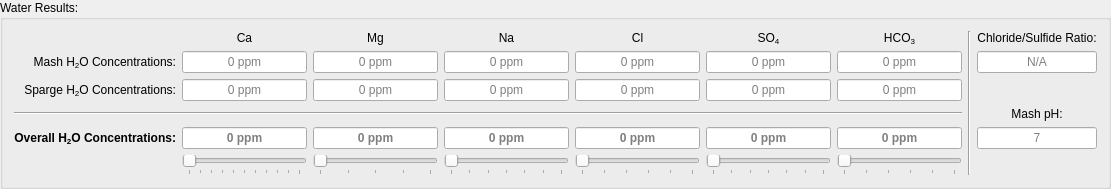
    <widget class="QGroupBox" name="group_results">
     <property name="title">
      <string>Water Results:</string>
     </property>
     <layout class="QGridLayout" name="gridLayout_2">
      <item row="2" column="0">
       <widget class="QLabel" name="lbl_spargeResults">
        <property name="toolTip">
         <string>The words 'Sparge' and 'Kettle' are used somewhat interchangeably.  Sparge/Kettle salts should normally be added to the Kettle rather than to the sparge/mashout water.  The separate Sparge Water acidification calculation assumes these salts are added to the kettle (and so do not affect the sparge water acidification calculation).</string>
        </property>
        <property name="text">
         <string>&lt;html&gt;&lt;head/&gt;&lt;body&gt;&lt;p&gt;Sparge H&lt;span style=&quot; vertical-align:sub;&quot;&gt;2&lt;/span&gt;O Concentrations:&lt;/p&gt;&lt;/body&gt;&lt;/html&gt;</string>
        </property>
        <property name="alignment">
         <set>Qt::AlignRight|Qt::AlignTrailing|Qt::AlignVCenter</set>
        </property>
       </widget>
      </item>
      <item row="0" column="8">
       <widget class="QLabel" name="lbl_chlorideSulfideRatio">
        <property name="text">
         <string>Chloride/Sulfide Ratio:</string>
        </property>
        <property name="alignment">
         <set>Qt::AlignCenter</set>
        </property>
       </widget>
      </item>
      <item row="4" column="2">
       <widget class="QLineEdit" name="magnesium">
        <property name="font">
         <font>
          <weight>75</weight>
          <bold>true</bold>
         </font>
        </property>
        <property name="toolTip">
         <string>Beer wort naturally contains more Magnesium than the yeast need. </string>
        </property>
        <property name="alignment">
         <set>Qt::AlignCenter</set>
        </property>
        <property name="readOnly">
         <bool>true</bool>
        </property>
        <property name="placeholderText">
         <string>0 ppm</string>
        </property>
       </widget>
      </item>
      <item row="4" column="0">
       <widget class="QLabel" name="lbl_overallResults">
        <property name="font">
         <font>
          <weight>75</weight>
          <bold>true</bold>
         </font>
        </property>
        <property name="text">
         <string>&lt;html&gt;&lt;head/&gt;&lt;body&gt;&lt;p&gt;Overall H&lt;span style=&quot; vertical-align:sub;&quot;&gt;2&lt;/span&gt;O Concentrations:&lt;/p&gt;&lt;/body&gt;&lt;/html&gt;</string>
        </property>
        <property name="alignment">
         <set>Qt::AlignRight|Qt::AlignTrailing|Qt::AlignVCenter</set>
        </property>
       </widget>
      </item>
      <item row="0" column="1">
       <widget class="QLabel" name="lbl_ca">
        <property name="toolTip">
         <string>In general, at least 50 ppm of Calcium in the fermenter is recommended for yeast flocculation.</string>
        </property>
        <property name="text">
         <string>Ca</string>
        </property>
        <property name="alignment">
         <set>Qt::AlignCenter</set>
        </property>
       </widget>
      </item>
      <item row="4" column="1">
       <widget class="QLineEdit" name="calcium">
        <property name="font">
         <font>
          <weight>75</weight>
          <bold>true</bold>
         </font>
        </property>
        <property name="toolTip">
         <string>In general, at least 50 ppm of Calcium in the fermenter is recommended for yeast flocculation.</string>
        </property>
        <property name="alignment">
         <set>Qt::AlignCenter</set>
        </property>
        <property name="readOnly">
         <bool>true</bool>
        </property>
        <property name="placeholderText">
         <string>0 ppm</string>
        </property>
       </widget>
      </item>
      <item row="2" column="6">
       <widget class="QLineEdit" name="spargeBicarbonate">
        <property name="toolTip">
         <string>Equivalent bicarbonate concentration.</string>
        </property>
        <property name="alignment">
         <set>Qt::AlignCenter</set>
        </property>
        <property name="readOnly">
         <bool>true</bool>
        </property>
        <property name="placeholderText">
         <string>0 ppm</string>
        </property>
       </widget>
      </item>
      <item row="4" column="5">
       <widget class="QLineEdit" name="sulfate">
        <property name="font">
         <font>
          <weight>75</weight>
          <bold>true</bold>
         </font>
        </property>
        <property name="toolTip">
         <string>Sulfate enhances the perception of crisp bitterness.</string>
        </property>
        <property name="alignment">
         <set>Qt::AlignCenter</set>
        </property>
        <property name="readOnly">
         <bool>true</bool>
        </property>
        <property name="placeholderText">
         <string>0 ppm</string>
        </property>
       </widget>
      </item>
      <item row="0" column="6">
       <widget class="QLabel" name="lbl_hco3">
        <property name="toolTip">
         <string>Equivalent bicarbonate concentration.</string>
        </property>
        <property name="text">
         <string>&lt;html&gt;&lt;head/&gt;&lt;body&gt;&lt;p&gt;HCO&lt;span style=&quot; vertical-align:sub;&quot;&gt;3&lt;/span&gt;&lt;/p&gt;&lt;/body&gt;&lt;/html&gt;</string>
        </property>
        <property name="alignment">
         <set>Qt::AlignCenter</set>
        </property>
       </widget>
      </item>
      <item row="1" column="8">
       <widget class="QLineEdit" name="ratio">
        <property name="toolTip">
         <string>Chloride/Sulfate ratios greater than 1.0 tend to accentuate malt flavors.  Chloride/Sulfate ratios less than 1.0 tend to accentuate crisp bitterness. </string>
        </property>
        <property name="alignment">
         <set>Qt::AlignCenter</set>
        </property>
        <property name="readOnly">
         <bool>true</bool>
        </property>
        <property name="placeholderText">
         <string>N/A</string>
        </property>
       </widget>
      </item>
      <item row="0" column="7" rowspan="6">
       <widget class="Line" name="line_3">
        <property name="orientation">
         <enum>Qt::Vertical</enum>
        </property>
       </widget>
      </item>
      <item row="5" column="4">
       <widget class="QSlider" name="chlorideSlide">
        <property name="enabled">
         <bool>false</bool>
        </property>
        <property name="toolTip">
         <string>0-250 ppm</string>
        </property>
        <property name="minimum">
         <number>0</number>
        </property>
        <property name="maximum">
         <number>250</number>
        </property>
        <property name="value">
         <number>0</number>
        </property>
        <property name="orientation">
         <enum>Qt::Horizontal</enum>
        </property>
        <property name="tickPosition">
         <enum>QSlider::TicksBelow</enum>
        </property>
        <property name="tickInterval">
         <number>50</number>
        </property>
       </widget>
      </item>
      <item row="4" column="3">
       <widget class="QLineEdit" name="sodium">
        <property name="font">
         <font>
          <weight>75</weight>
          <bold>true</bold>
         </font>
        </property>
        <property name="toolTip">
         <string>Sodium enhances flavors, but too much can cause a salty taste.</string>
        </property>
        <property name="alignment">
         <set>Qt::AlignCenter</set>
        </property>
        <property name="readOnly">
         <bool>true</bool>
        </property>
        <property name="placeholderText">
         <string>0 ppm</string>
        </property>
       </widget>
      </item>
      <item row="1" column="1">
       <widget class="QLineEdit" name="strikeCalcium">
        <property name="toolTip">
         <string>In general, at least 50 ppm of Calcium in the fermenter is recommended for yeast flocculation.</string>
        </property>
        <property name="alignment">
         <set>Qt::AlignCenter</set>
        </property>
        <property name="readOnly">
         <bool>true</bool>
        </property>
        <property name="placeholderText">
         <string>0 ppm</string>
        </property>
       </widget>
      </item>
      <item row="2" column="1">
       <widget class="QLineEdit" name="spargeCalcium">
        <property name="toolTip">
         <string>In general, at least 50 ppm of Calcium in the fermenter is recommended for yeast flocculation.</string>
        </property>
        <property name="alignment">
         <set>Qt::AlignCenter</set>
        </property>
        <property name="readOnly">
         <bool>true</bool>
        </property>
        <property name="placeholderText">
         <string>0 ppm</string>
        </property>
       </widget>
      </item>
      <item row="0" column="2">
       <widget class="QLabel" name="lbl_mg">
        <property name="toolTip">
         <string>Beer wort naturally contains more Magnesium than the yeast need. </string>
        </property>
        <property name="text">
         <string>Mg</string>
        </property>
        <property name="alignment">
         <set>Qt::AlignCenter</set>
        </property>
       </widget>
      </item>
      <item row="0" column="4">
       <widget class="QLabel" name="lbl_cl">
        <property name="toolTip">
         <string>Chloride enhances malty flavors.</string>
        </property>
        <property name="text">
         <string>Cl</string>
        </property>
        <property name="alignment">
         <set>Qt::AlignCenter</set>
        </property>
       </widget>
      </item>
      <item row="5" column="6">
       <widget class="QSlider" name="bicarbonateSlide">
        <property name="enabled">
         <bool>false</bool>
        </property>
        <property name="toolTip">
         <string>0-50 ppm for pale, base malt-only beers
50-150 ppm for amber-colored, toasted malt beers
150-250 ppm for dark, roasted malt beers</string>
        </property>
        <property name="minimum">
         <number>0</number>
        </property>
        <property name="maximum">
         <number>250</number>
        </property>
        <property name="value">
         <number>0</number>
        </property>
        <property name="orientation">
         <enum>Qt::Horizontal</enum>
        </property>
        <property name="tickPosition">
         <enum>QSlider::TicksBelow</enum>
        </property>
        <property name="tickInterval">
         <number>50</number>
        </property>
       </widget>
      </item>
      <item row="3" column="0" colspan="7">
       <widget class="Line" name="line_5">
        <property name="orientation">
         <enum>Qt::Horizontal</enum>
        </property>
       </widget>
      </item>
      <item row="4" column="4">
       <widget class="QLineEdit" name="chloride">
        <property name="font">
         <font>
          <weight>75</weight>
          <bold>true</bold>
         </font>
        </property>
        <property name="toolTip">
         <string>Chloride enhances malty flavors.</string>
        </property>
        <property name="alignment">
         <set>Qt::AlignCenter</set>
        </property>
        <property name="readOnly">
         <bool>true</bool>
        </property>
        <property name="placeholderText">
         <string>0 ppm</string>
        </property>
       </widget>
      </item>
      <item row="1" column="6">
       <widget class="QLineEdit" name="strikeBicarbonate">
        <property name="toolTip">
         <string>Equivalent bicarbonate concentration.</string>
        </property>
        <property name="alignment">
         <set>Qt::AlignCenter</set>
        </property>
        <property name="readOnly">
         <bool>true</bool>
        </property>
        <property name="placeholderText">
         <string>0 ppm</string>
        </property>
       </widget>
      </item>
      <item row="5" column="1">
       <widget class="QSlider" name="calciumSlide">
        <property name="enabled">
         <bool>false</bool>
        </property>
        <property name="toolTip">
         <string>50-150 ppm</string>
        </property>
        <property name="minimum">
         <number>50</number>
        </property>
        <property name="maximum">
         <number>150</number>
        </property>
        <property name="orientation">
         <enum>Qt::Horizontal</enum>
        </property>
        <property name="tickPosition">
         <enum>QSlider::TicksBelow</enum>
        </property>
        <property name="tickInterval">
         <number>10</number>
        </property>
       </widget>
      </item>
      <item row="1" column="5">
       <widget class="QLineEdit" name="strikeSulfate">
        <property name="toolTip">
         <string>Sulfate enhances the perception of crisp bitterness.</string>
        </property>
        <property name="alignment">
         <set>Qt::AlignCenter</set>
        </property>
        <property name="readOnly">
         <bool>true</bool>
        </property>
        <property name="placeholderText">
         <string>0 ppm</string>
        </property>
       </widget>
      </item>
      <item row="1" column="0">
       <widget class="QLabel" name="lbl_mashResults">
        <property name="text">
         <string>&lt;html&gt;&lt;head/&gt;&lt;body&gt;&lt;p&gt;Mash H&lt;span style=&quot; vertical-align:sub;&quot;&gt;2&lt;/span&gt;O Concentrations:&lt;/p&gt;&lt;/body&gt;&lt;/html&gt;</string>
        </property>
        <property name="alignment">
         <set>Qt::AlignRight|Qt::AlignTrailing|Qt::AlignVCenter</set>
        </property>
       </widget>
      </item>
      <item row="2" column="2">
       <widget class="QLineEdit" name="spargeMagnesium">
        <property name="toolTip">
         <string>Beer wort naturally contains more Magnesium than the yeast need. </string>
        </property>
        <property name="alignment">
         <set>Qt::AlignCenter</set>
        </property>
        <property name="readOnly">
         <bool>true</bool>
        </property>
        <property name="placeholderText">
         <string>0 ppm</string>
        </property>
       </widget>
      </item>
      <item row="1" column="4">
       <widget class="QLineEdit" name="strikeChloride">
        <property name="toolTip">
         <string>Chloride enhances malty flavors.</string>
        </property>
        <property name="alignment">
         <set>Qt::AlignCenter</set>
        </property>
        <property name="readOnly">
         <bool>true</bool>
        </property>
        <property name="placeholderText">
         <string>0 ppm</string>
        </property>
       </widget>
      </item>
      <item row="5" column="3">
       <widget class="QSlider" name="sodiumSlide">
        <property name="enabled">
         <bool>false</bool>
        </property>
        <property name="toolTip">
         <string>0-150 ppm</string>
        </property>
        <property name="minimum">
         <number>0</number>
        </property>
        <property name="maximum">
         <number>150</number>
        </property>
        <property name="value">
         <number>0</number>
        </property>
        <property name="orientation">
         <enum>Qt::Horizontal</enum>
        </property>
        <property name="tickPosition">
         <enum>QSlider::TicksBelow</enum>
        </property>
        <property name="tickInterval">
         <number>25</number>
        </property>
       </widget>
      </item>
      <item row="0" column="3">
       <widget class="QLabel" name="lbl_na">
        <property name="toolTip">
         <string>Sodium enhances flavors, but too much can cause a salty taste.</string>
        </property>
        <property name="text">
         <string>Na</string>
        </property>
        <property name="alignment">
         <set>Qt::AlignCenter</set>
        </property>
       </widget>
      </item>
      <item row="2" column="3">
       <widget class="QLineEdit" name="spargeSodium">
        <property name="toolTip">
         <string>Sodium enhances flavors, but too much can cause a salty taste.</string>
        </property>
        <property name="alignment">
         <set>Qt::AlignCenter</set>
        </property>
        <property name="readOnly">
         <bool>true</bool>
        </property>
        <property name="placeholderText">
         <string>0 ppm</string>
        </property>
       </widget>
      </item>
      <item row="5" column="2">
       <widget class="QSlider" name="magnesiumSlide">
        <property name="enabled">
         <bool>false</bool>
        </property>
        <property name="toolTip">
         <string>10-30 ppm</string>
        </property>
        <property name="minimum">
         <number>10</number>
        </property>
        <property name="maximum">
         <number>30</number>
        </property>
        <property name="orientation">
         <enum>Qt::Horizontal</enum>
        </property>
        <property name="tickPosition">
         <enum>QSlider::TicksBelow</enum>
        </property>
        <property name="tickInterval">
         <number>5</number>
        </property>
       </widget>
      </item>
      <item row="1" column="3">
       <widget class="QLineEdit" name="strikeSodium">
        <property name="toolTip">
         <string>Sodium enhances flavors, but too much can cause a salty taste.</string>
        </property>
        <property name="alignment">
         <set>Qt::AlignCenter</set>
        </property>
        <property name="readOnly">
         <bool>true</bool>
        </property>
        <property name="placeholderText">
         <string>0 ppm</string>
        </property>
       </widget>
      </item>
      <item row="1" column="2">
       <widget class="QLineEdit" name="strikeMagnesium">
        <property name="toolTip">
         <string>Beer wort naturally contains more Magnesium than the yeast need. </string>
        </property>
        <property name="alignment">
         <set>Qt::AlignCenter</set>
        </property>
        <property name="readOnly">
         <bool>true</bool>
        </property>
        <property name="placeholderText">
         <string>0 ppm</string>
        </property>
       </widget>
      </item>
      <item row="2" column="5">
       <widget class="QLineEdit" name="spargeSulfate">
        <property name="toolTip">
         <string>Sulfate enhances the perception of crisp bitterness.</string>
        </property>
        <property name="alignment">
         <set>Qt::AlignCenter</set>
        </property>
        <property name="readOnly">
         <bool>true</bool>
        </property>
        <property name="placeholderText">
         <string>0 ppm</string>
        </property>
       </widget>
      </item>
      <item row="2" column="4">
       <widget class="QLineEdit" name="spargeChloride">
        <property name="toolTip">
         <string>Chloride enhances malty flavors.</string>
        </property>
        <property name="alignment">
         <set>Qt::AlignCenter</set>
        </property>
        <property name="readOnly">
         <bool>true</bool>
        </property>
        <property name="placeholderText">
         <string>0 ppm</string>
        </property>
       </widget>
      </item>
      <item row="0" column="5">
       <widget class="QLabel" name="lbl_so4">
        <property name="toolTip">
         <string>Sulfate enhances the perception of crisp bitterness.</string>
        </property>
        <property name="text">
         <string>&lt;html&gt;&lt;head/&gt;&lt;body&gt;&lt;p&gt;SO&lt;span style=&quot; vertical-align:sub;&quot;&gt;4&lt;/span&gt;&lt;/p&gt;&lt;/body&gt;&lt;/html&gt;</string>
        </property>
        <property name="alignment">
         <set>Qt::AlignCenter</set>
        </property>
       </widget>
      </item>
      <item row="5" column="5">
       <widget class="QSlider" name="sulfateSlide">
        <property name="enabled">
         <bool>false</bool>
        </property>
        <property name="toolTip">
         <string>50-150 ppm for normally bitter beers
150-350 ppm for very bitter beers</string>
        </property>
        <property name="minimum">
         <number>50</number>
        </property>
        <property name="maximum">
         <number>350</number>
        </property>
        <property name="orientation">
         <enum>Qt::Horizontal</enum>
        </property>
        <property name="tickPosition">
         <enum>QSlider::TicksBelow</enum>
        </property>
        <property name="tickInterval">
         <number>50</number>
        </property>
       </widget>
      </item>
      <item row="4" column="6">
       <widget class="QLineEdit" name="bicarbonate">
        <property name="font">
         <font>
          <weight>75</weight>
          <bold>true</bold>
         </font>
        </property>
        <property name="toolTip">
         <string>Equivalent bicarbonate concentration.</string>
        </property>
        <property name="alignment">
         <set>Qt::AlignCenter</set>
        </property>
        <property name="readOnly">
         <bool>true</bool>
        </property>
        <property name="placeholderText">
         <string>0 ppm</string>
        </property>
       </widget>
      </item>
      <item row="4" column="8">
       <widget class="QLineEdit" name="ph">
        <property name="toolTip">
         <string>Ideally, mash pH should be in the range of 5.2 to 5.6, measured at room temperature.

Note: For Step Mashes, this pH will not necessarily be accurate for any given step. It represents the pH that would be achieved in a single infusion with all of the recipe water.</string>
        </property>
        <property name="alignment">
         <set>Qt::AlignCenter</set>
        </property>
        <property name="readOnly">
         <bool>true</bool>
        </property>
        <property name="placeholderText">
         <string>7</string>
        </property>
       </widget>
      </item>
      <item row="3" column="8">
       <widget class="QLabel" name="lbl_mashPh">
        <property name="text">
         <string>Mash pH:</string>
        </property>
        <property name="alignment">
         <set>Qt::AlignCenter</set>
        </property>
       </widget>
      </item>
     </layout>
    </widget>
